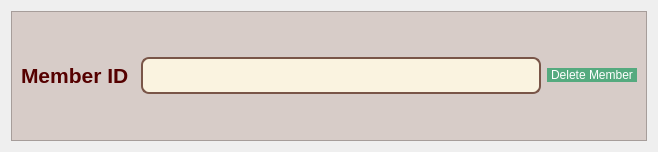
<?xml version="1.0" encoding="UTF-8"?>
<ui version="4.0">
 <class>deleteMember</class>
 <widget class="QDialog" name="deleteMember">
  <property name="geometry">
   <rect>
    <x>0</x>
    <y>0</y>
    <width>658</width>
    <height>152</height>
   </rect>
  </property>
  <property name="windowTitle">
   <string>Dialog</string>
  </property>
  <layout class="QVBoxLayout" name="verticalLayout_2">
   <item>
    <widget class="QFrame" name="frame">
     <property name="styleSheet">
      <string notr="true">   background-color: #D7CCC8; /* bois clair */</string>
     </property>
     <property name="frameShape">
      <enum>QFrame::Shape::StyledPanel</enum>
     </property>
     <property name="frameShadow">
      <enum>QFrame::Shadow::Raised</enum>
     </property>
     <layout class="QVBoxLayout" name="verticalLayout">
      <item>
       <layout class="QHBoxLayout" name="horizontalLayout">
        <item alignment="Qt::AlignmentFlag::AlignLeft">
         <widget class="QLabel" name="label">
          <property name="styleSheet">
           <string notr="true">font: 14pt &quot;georgia&quot;;
color: #e0777d;</string>
          </property>
          <property name="text">
           <string>&lt;html&gt;&lt;head/&gt;&lt;body&gt;&lt;p&gt;&lt;span style=&quot; font-size:16pt; font-weight:700; color:#550000;&quot;&gt;Member ID &lt;/span&gt;&lt;/p&gt;&lt;/body&gt;&lt;/html&gt;</string>
          </property>
         </widget>
        </item>
        <item>
         <widget class="QLineEdit" name="ID">
          <property name="styleSheet">
           <string notr="true">QLineEdit {
    background-color: #FAF3E0;
    border: 2px solid #795548;
    border-radius: 8px;
    padding: 6px 10px;
    font-size: 16px;
    color: #4E342E;
    font-weight: bold;
}

QLineEdit:hover {
    border: 2px solid #5D4037;
    background-color: #FFF8E1;
}

QLineEdit:focus {
    border: 2px solid #2E7D32;
    background-color: #FFFFFF;
    font-size: 17px;
}
</string>
          </property>
         </widget>
        </item>
        <item>
         <widget class="QPushButton" name="deleteMemberBtn">
          <property name="styleSheet">
           <string notr="true">QPushButton
{ 
	border-radius:15px;
	font: 16pt &quot;georgia&quot;;
	background-color:rgb(85, 170, 127);
	padding : 0 4px;
	border-radius:20px;
	color:white
}


QPushButton:hover:!pressed

{
background:#52b788;
}
</string>
          </property>
          <property name="text">
           <string>Delete Member</string>
          </property>
         </widget>
        </item>
       </layout>
      </item>
     </layout>
    </widget>
   </item>
  </layout>
 </widget>
 <resources/>
 <connections/>
</ui>
